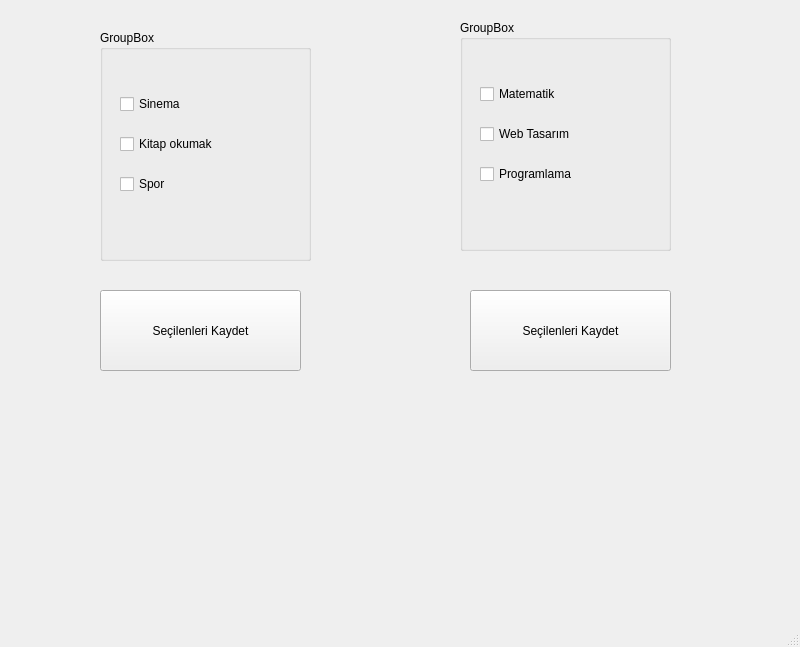
<?xml version="1.0" encoding="UTF-8"?>
<ui version="4.0">
 <class>MainWindow</class>
 <widget class="QMainWindow" name="MainWindow">
  <property name="geometry">
   <rect>
    <x>0</x>
    <y>0</y>
    <width>800</width>
    <height>647</height>
   </rect>
  </property>
  <property name="windowTitle">
   <string>MainWindow</string>
  </property>
  <widget class="QWidget" name="centralwidget">
   <widget class="QPushButton" name="btn_kaydet_hobiler">
    <property name="geometry">
     <rect>
      <x>100</x>
      <y>290</y>
      <width>201</width>
      <height>81</height>
     </rect>
    </property>
    <property name="text">
     <string>Seçilenleri Kaydet</string>
    </property>
   </widget>
   <widget class="QLabel" name="lbl_sonuc_hobiler">
    <property name="geometry">
     <rect>
      <x>100</x>
      <y>400</y>
      <width>211</width>
      <height>191</height>
     </rect>
    </property>
    <property name="text">
     <string/>
    </property>
   </widget>
   <widget class="QGroupBox" name="groupHobbies">
    <property name="geometry">
     <rect>
      <x>100</x>
      <y>30</y>
      <width>211</width>
      <height>231</height>
     </rect>
    </property>
    <property name="title">
     <string>GroupBox</string>
    </property>
    <widget class="QWidget" name="">
     <property name="geometry">
      <rect>
       <x>20</x>
       <y>50</y>
       <width>171</width>
       <height>131</height>
      </rect>
     </property>
     <layout class="QVBoxLayout" name="verticalLayout">
      <item>
       <widget class="QCheckBox" name="cb_cinema">
        <property name="text">
         <string>Sinema</string>
        </property>
       </widget>
      </item>
      <item>
       <widget class="QCheckBox" name="cb_kitap">
        <property name="text">
         <string>Kitap okumak</string>
        </property>
       </widget>
      </item>
      <item>
       <widget class="QCheckBox" name="cb_spor">
        <property name="text">
         <string>Spor</string>
        </property>
       </widget>
      </item>
     </layout>
    </widget>
   </widget>
   <widget class="QGroupBox" name="groupClasses">
    <property name="geometry">
     <rect>
      <x>460</x>
      <y>20</y>
      <width>211</width>
      <height>231</height>
     </rect>
    </property>
    <property name="title">
     <string>GroupBox</string>
    </property>
    <widget class="QWidget" name="layoutWidget_4">
     <property name="geometry">
      <rect>
       <x>20</x>
       <y>50</y>
       <width>171</width>
       <height>131</height>
      </rect>
     </property>
     <layout class="QVBoxLayout" name="verticalLayout_5">
      <item>
       <widget class="QCheckBox" name="cb_Math">
        <property name="text">
         <string>Matematik</string>
        </property>
       </widget>
      </item>
      <item>
       <widget class="QCheckBox" name="cb_webdesign">
        <property name="text">
         <string>Web Tasarım</string>
        </property>
       </widget>
      </item>
      <item>
       <widget class="QCheckBox" name="cb_programming">
        <property name="text">
         <string>Programlama</string>
        </property>
       </widget>
      </item>
     </layout>
    </widget>
   </widget>
   <widget class="QPushButton" name="btn_kaydet_dersler">
    <property name="geometry">
     <rect>
      <x>470</x>
      <y>290</y>
      <width>201</width>
      <height>81</height>
     </rect>
    </property>
    <property name="text">
     <string>Seçilenleri Kaydet</string>
    </property>
   </widget>
   <widget class="QLabel" name="lbl_sonuc_dersler">
    <property name="geometry">
     <rect>
      <x>460</x>
      <y>390</y>
      <width>211</width>
      <height>191</height>
     </rect>
    </property>
    <property name="text">
     <string/>
    </property>
   </widget>
  </widget>
  <widget class="QMenuBar" name="menubar">
   <property name="geometry">
    <rect>
     <x>0</x>
     <y>0</y>
     <width>800</width>
     <height>26</height>
    </rect>
   </property>
  </widget>
  <widget class="QStatusBar" name="statusbar"/>
 </widget>
 <resources/>
 <connections/>
</ui>
